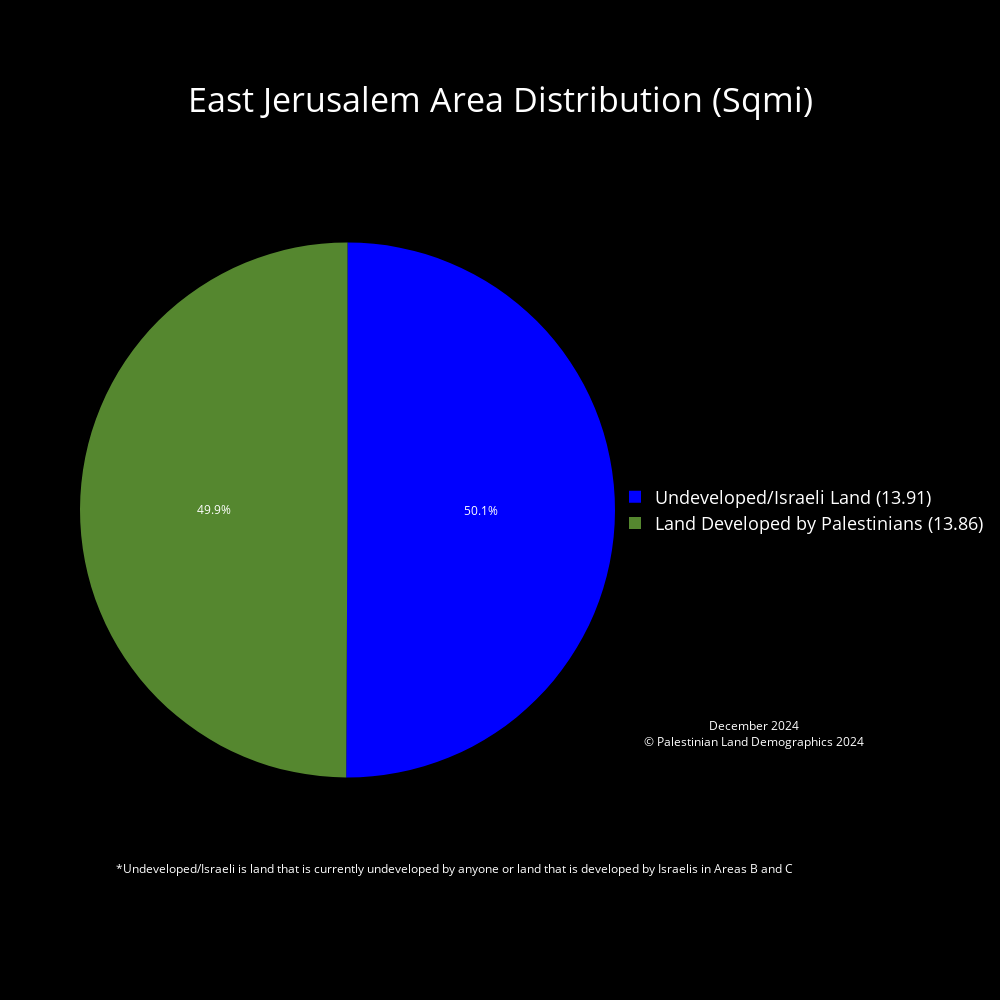

Write notebook code for a chart like this one.
### Code cell
# East Jerusalem
# Clip to East Jerusalem
East_Jerusalem_land_mass = gpd.clip(Palestinian_Land_Mass, East_Jerusalem)
East_Jerusalem_seam_zone = gpd.clip(Seam_Zone, East_Jerusalem)
# Calculate Area for clipped layer
East_Jerusalem_land_mass['Area_sqmi'] = Jerusalem_land_mass['geometry'].to_crs(epsg=28191).area * 3.8610215854245e-7
East_Jerusalem_seam_zone['Area_sqmi'] = Jerusalem_seam_zone['geometry'].to_crs(epsg=28191).area * 3.8610215854245e-7
# Plot for Visualization (Includes East Jerusalem)
fig, ax = plt.subplots()
East_Jerusalem.plot(ax = ax, facecolor = "white", edgecolor = "black", label = "East Jerusalem")
East_Jerusalem_seam_zone.plot(ax=ax, facecolor = "#1a237e", edgecolor = "#1a237e", label = "Palestinian Seam Zone in East Jerusalem")
East_Jerusalem_land_mass.plot(ax = ax, facecolor = "green", edgecolor = "green", label = "Palestinian Land Mass in East Jerusalem")
plt.title(f"Palestinian Land Mass East Jerusalem")
plt.xlabel('Longitude')
plt.ylabel('Latitude')
plt.show()



# Calculate the land mass in areas a, b, c etc.. Excludes East Jerusalem, and East Jerusalem land area
# Jerusalem_seam_zone['Area_sqmi'].groupby([Jerusalem_seam_zone['CLASS']]).sum()
# Palestinian_Land_Mass_East_Jerusalem['Area_sqmi'].groupby(Palestinian_Land_Mass_East_Jerusalem['CLASS']).sum()
# Palestinian_Seam_Zone_East_Jerusalem['Area_sqmi'].groupby(Palestinian_Seam_Zone_East_Jerusalem['CLASS']).sum()
Palestinian_Land_Mass_East_Jerusalem['Area_sqmi'] = Palestinian_Land_Mass_East_Jerusalem['geometry'].area * 3.861e-7 #sqmi
Palestinian_Seam_Zone_East_Jerusalem['Area_sqmi'] = Palestinian_Seam_Zone_East_Jerusalem['geometry'].area * 3.861e-7 #sqmi
Palestinian_Land_Mass_EJ_area = Palestinian_Land_Mass_East_Jerusalem['Area_sqmi'].groupby(Palestinian_Land_Mass_East_Jerusalem['CLASS']).sum().iloc[0]
print(Palestinian_Land_Mass_EJ_area)
Palestinian_Land_Mass_Seam_Zone_EJ_area = Palestinian_Seam_Zone_East_Jerusalem['Area_sqmi'].groupby(Palestinian_Seam_Zone_East_Jerusalem['CLASS']).sum().iloc[0]
print(Palestinian_Land_Mass_Seam_Zone_EJ_area)
total_palestinian_developed_land_east_jerusalem = Palestinian_Land_Mass_EJ_area + Palestinian_Land_Mass_Seam_Zone_EJ_area
open_or_israeli_area = east_jerusalem_area - total_palestinian_developed_land_east_jerusalem
print(east_jerusalem_area)
# declaring data from land mass calculations
data = [total_palestinian_developed_land_east_jerusalem, open_or_israeli_area]

# Custom color palette and labels
label_color_dict = {'Land Developed by Palestinians' : '#55872F', 'Undeveloped/Israeli Land' : '#0000FF'}
labels = list(label_color_dict.keys())
palette_color = list(label_color_dict.values())
custom_labels = [f'{label} ({round(value, 2)})' for label, value in zip(labels, data)]

# Pie chart using plotly
fig = go.Figure(
    data=[
        go.Pie(
            labels=custom_labels,
            values=data,
            marker=dict(colors=palette_color)
            
        )
    ]
)

fig.update_traces(textposition='inside',       # puts text inside the pie chart
                    textinfo = 'percent',        # shows us the percent and the area in sqmi ('percent+label' to show both)
                    textfont_color='white')      # color of the labels inside the pie chart are set to white

fig.update_layout(
    paper_bgcolor='black',       # background color around the plot  
    plot_bgcolor='black',        # background color of the plot
    font_color='white',          # color of the legend and title
    title={
        'text': 'East Jerusalem Area Distribution (Sqmi)',
        'x': 0.5,                # Middle
        'y': 0.90,                # Nearly at the top
        'xanchor': 'center',
        'yanchor': 'middle',
        'font': {'size': 34}     # Increase font size for the title
    },
    legend={
        'font': {'size': 18},     # Increase font size for the legend
        'x': 1,                   # Position legend to the right of the pie chart
        'y': 0.5,                 # Position legend in the middle
        'xanchor': 'left',
        'yanchor': 'middle'
    },
    annotations=[
        dict(
            text="*Undeveloped/Israeli is land that is currently undeveloped by anyone or land that is developed by Israelis in Areas B and C",
            x=0.7,
            y=0.05,
            showarrow=False,
            font=dict(color='white', size=12),
            xanchor='center'
        ),
        dict(
            text="December 2024<br>© Palestinian Land Demographics 2024",
            x=1.05,
            y=0.25,
            showarrow=False,
            font=dict(color='white', size=12),
            xanchor='left',
            yanchor='top'
        )
    ],
    width=1000,                  # width and height of the pie chart
    height=1000
)

fig.write_html('December2024\PieCharts_HTML\East_Jerusalem_Area_Distribution_Pie_Chart.html')
fig.show()

hti = Html2Image(size=(1000, 1000))
# Set the output path
hti.output_path = 'December2024/PieCharts_JPG'

# Take a screenshot of the HTML file and save it as a JPG file
hti.screenshot(
    html_file='December2024/PieCharts_HTML/East_Jerusalem_Area_Distribution_Pie_Chart.html',
    save_as='East_Jerusalem_Area_Distribution_Pie_Chart.jpg'
)

### Figure 1 — Plotly figure (JSON) as saved in the notebook; plotly's stock layout.template omitted (floating-point values rounded to 4 significant figures)
{"data": [{"labels": ["Land Developed by Palestinians (13.86)", "Undeveloped/Israeli Land (13.91)"], "marker": {"colors": ["#55872F", "#0000FF"]}, "textfont": {"color": "white"}, "textinfo": "percent", "textposition": "inside", "type": "pie", "values": [13.86, 13.91]}], "layout": {"annotations": [{"font": {"color": "white", "size": 12}, "showarrow": false, "text": "*Undeveloped/Israeli is land that is currently undeveloped by anyone or land that is developed by Israelis in Areas B and C", "x": 0.7, "xanchor": "center", "y": 0.05}, {"font": {"color": "white", "size": 12}, "showarrow": false, "text": "December 2024<br>© Palestinian Land Demographics 2024", "x": 1.05, "xanchor": "left", "y": 0.25, "yanchor": "top"}], "font": {"color": "white"}, "height": 1000, "legend": {"font": {"size": 18}, "x": 1, "xanchor": "left", "y": 0.5, "yanchor": "middle"}, "paper_bgcolor": "black", "plot_bgcolor": "black", "title": {"font": {"size": 34}, "text": "East Jerusalem Area Distribution (Sqmi)", "x": 0.5, "xanchor": "center", "y": 0.9, "yanchor": "middle"}, "width": 1000}}
